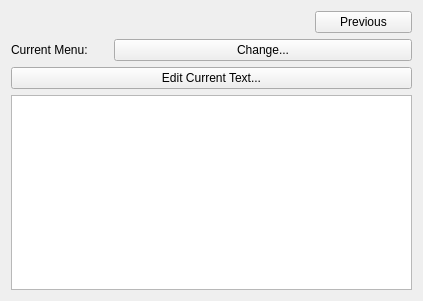
<?xml version="1.0" encoding="UTF-8"?>
<ui version="4.0">
 <class>gossip_edit</class>
 <widget class="QWidget" name="gossip_edit">
  <property name="geometry">
   <rect>
    <x>0</x>
    <y>0</y>
    <width>423</width>
    <height>301</height>
   </rect>
  </property>
  <property name="windowTitle">
   <string>Form</string>
  </property>
  <layout class="QGridLayout" name="gridLayout">
   <item row="1" column="0">
    <widget class="QLabel" name="label">
     <property name="text">
      <string>Current Menu:</string>
     </property>
    </widget>
   </item>
   <item row="1" column="1" colspan="3">
    <widget class="QPushButton" name="menuButton">
     <property name="text">
      <string>Change...</string>
     </property>
    </widget>
   </item>
   <item row="2" column="0" colspan="4">
    <widget class="QPushButton" name="textButton">
     <property name="text">
      <string>Edit Current Text...</string>
     </property>
    </widget>
   </item>
   <item row="3" column="0" colspan="4">
    <widget class="QListWidget" name="optionsList"/>
   </item>
   <item row="0" column="3">
    <widget class="QPushButton" name="previousButton">
     <property name="text">
      <string>Previous</string>
     </property>
    </widget>
   </item>
   <item row="0" column="0" colspan="3">
    <widget class="QLabel" name="menupos_label">
     <property name="text">
      <string/>
     </property>
    </widget>
   </item>
  </layout>
 </widget>
 <resources/>
 <connections/>
</ui>
